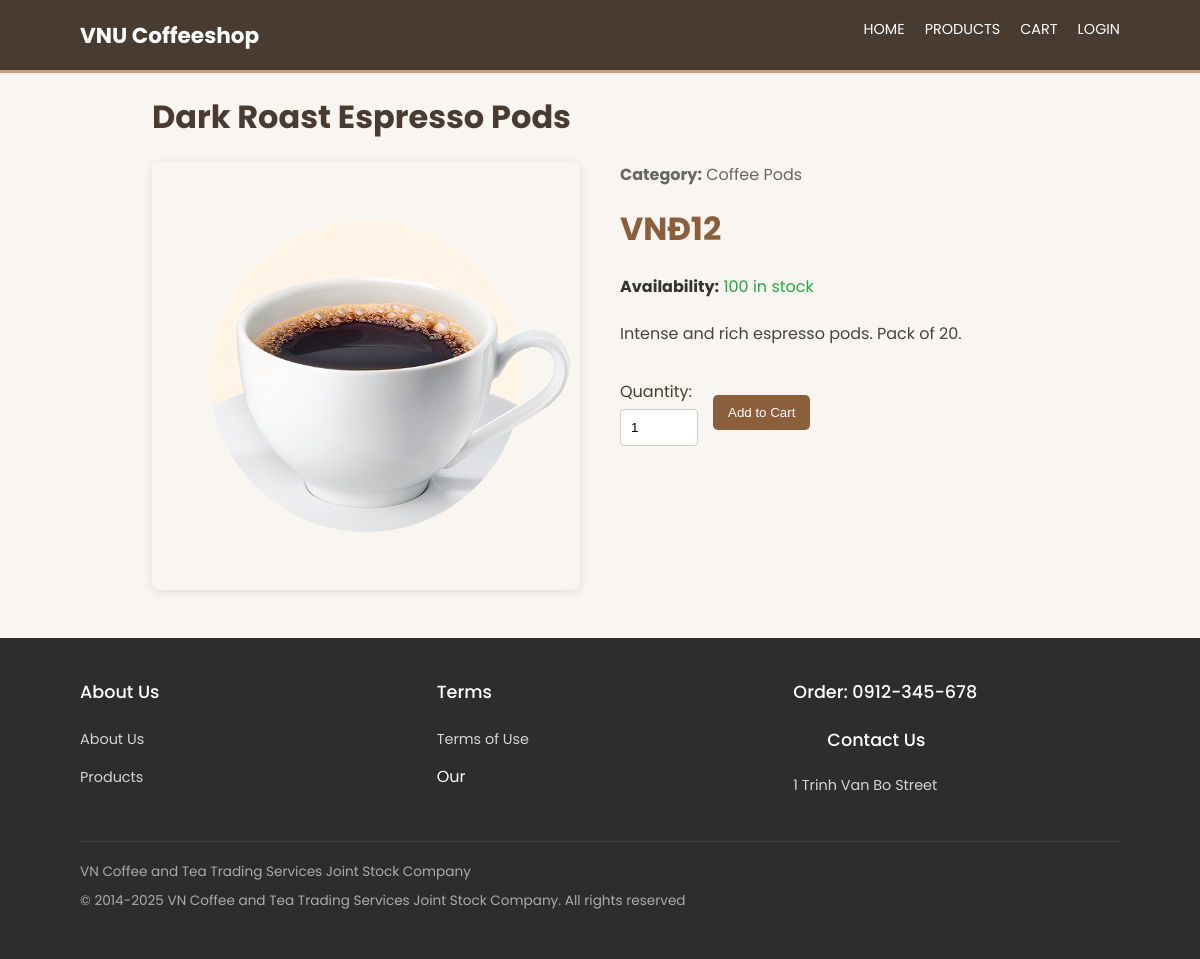
Screenshot of /cofe/index.php?page=product_detail&id=3 with the database file from the repository.
### tables this page shows
CREATE TABLE `product` (
  `ProductID` int(11) NOT NULL,
  `Name` varchar(100) DEFAULT NULL,
  `Description` varchar(255) DEFAULT NULL,
  `Price` decimal(10,2) DEFAULT NULL,
  `CategoryID` int(11) DEFAULT NULL,
  `StockQuantity` int(11) DEFAULT NULL,
  `ImageURL` varchar(255) DEFAULT NULL
);

CREATE TABLE `category` (
  `CategoryID` int(11) NOT NULL,
  `Name` varchar(100) DEFAULT NULL
);

### cofe/pages/product_detail.php (the view, shortened to what this page needs)
<?php
echo '<main class="container">';
if (!isset($_GET['id']) || !is_numeric($_GET['id'])) {
  echo "<div class='alert alert-danger'>Product Not Found. Invalid product ID.</div>";
} else {
  $product_id = intval($_GET['id']);
  $stmt = $conn->prepare("SELECT p.ProductID, p.Name AS ProductName, p.Description,
                              p.Price, p.ImageURL, p.StockQuantity,
                              c.Name AS CategoryName
                       FROM PRODUCT p
                       LEFT JOIN CATEGORY c ON p.CategoryID = c.CategoryID
                       WHERE p.ProductID = ?");
  if ($stmt) {
    $stmt->bind_param("i", $product_id);
    $stmt->execute();
    $result = $stmt->get_result();
    if ($result->num_rows > 0) {
      $product = $result->fetch_assoc();
?>
      <div class="product-detail">
        <br />
        <br />
        <h1><?php echo htmlspecialchars($product['ProductName']); ?></h1>
        <div class="product-content">
          <div class="product-image">
            <img src="<?php echo htmlspecialchars($product['ImageURL']); ?>"
              alt="<?php echo htmlspecialchars($product['ProductName']); ?>">
          </div>
          <div class="product-info">
            <p class="category"><strong>Category:</strong> <?php echo htmlspecialchars($product['CategoryName'] ?: 'N/A'); ?></p>
            <p class="price">VNĐ<?php echo number_format($product['Price'], 0); ?></p>
            <p class="stock"><strong>Availability:</strong>
              <?php echo ($product['StockQuantity'] > 0) ?
                '<span class="in-stock">' . $product['StockQuantity'] . ' in stock</span>' :
                '<span class="out-of-stock">Out of stock</span>'; ?>
            </p>
            <div class="description">
              <?php echo nl2br(htmlspecialchars($product['Description'])); ?>
            </div>
            <?php if ($product['StockQuantity'] > 0): ?>
              <form action="<?php echo BASE_URL; ?>actions/cart_action.php" method="POST" class="add-to-cart-form">
                <div class="form-group">
                  <label for="quantity">Quantity:</label>
                  <input type="number" name="quantity" id="quantity" value="1"
                    min="1" max="<?php echo $product['StockQuantity']; ?>">
                </div>
                <button type="submit" name="add_to_cart" class="btn">Add to Cart</button>
              </form>
            <?php else: ?>
              <p class="out-of-stock-message">This product is currently out of stock.</p>
            <?php endif; ?>
          </div>
        </div>
      </div>
<?php
    } else {
      echo "<div class='alert alert-danger'>Product Not Found. The product you are looking for does not exist.</div>";
    }
  } else {
    echo "<div class='alert alert-danger'>Error: Could not fetch product details.</div>";
  }
}
echo '</main>';
?>

### cofe/css/style.css (style rules this page uses)
* { margin: 0; padding: 0; box-sizing: border-box; }
body { font-family: "Poppins", sans-serif; line-height: 1.6; color: #333; background-color: #f9f5f0; min-height: 100vh; display: flex; flex-direction: column; }
.container { width: 90%; max-width: 1100px; margin: auto; overflow: hidden; padding: 0 20px; }
main { padding-top: 90px; padding: 20px 0; flex: 1; }
h1, h2, h3 { color: #4a3b31; margin-bottom: 15px; }
.product-detail { padding: 20px 0; }
.product-content { display: flex; gap: 40px; margin-top: 20px; }
.product-image { flex: 1; max-width: 500px; }
.product-image img { width: 100%; height: auto; border-radius: 8px; box-shadow: 0 2px 10px rgba(0, 0, 0, 0.1); }
.product-info { flex: 1; }
.product-info .category { color: #666; margin-bottom: 15px; }
.product-info .price { font-size: 2em; color: #8b5e3c; font-weight: bold; margin-bottom: 20px; }
.product-info .stock { margin-bottom: 20px; }
.product-info .in-stock { color: #28a745; }
.product-info .description { line-height: 1.8; margin-bottom: 30px; color: #444; }
.add-to-cart-form { display: flex; gap: 15px; align-items: center; margin-top: 20px; }
.add-to-cart-form .form-group { margin: 0; }
.add-to-cart-form input[type="number"] { width: 80px; padding: 10px; border: 1px solid #ddd; border-radius: 4px; }
.btn { display: inline-block; background: #8b5e3c; color: #fff; padding: 10px 15px; text-decoration: none; border-radius: 5px; border: none; cursor: pointer; transition: background-color 0.3s ease; }
.form-group { margin-bottom: 15px; }
.form-group label { display: block; margin-bottom: 5px; color: #4a3b31; }
.form-group input[type="text"], .form-group input[type="email"], .form-group input[type="password"], .form-group input[type="number"], .form-group textarea { width: 100%; padding: 10px; border: 1px solid #ccc; border-radius: 4px; }

### rows the page displays
product: Name "Dark Roast Espresso Pods", ImageURL (picture), CategoryID.Name "Coffee Pods", Price "12", StockQuantity "100", Description "Intense and rich espresso pods. Pack of 20."
